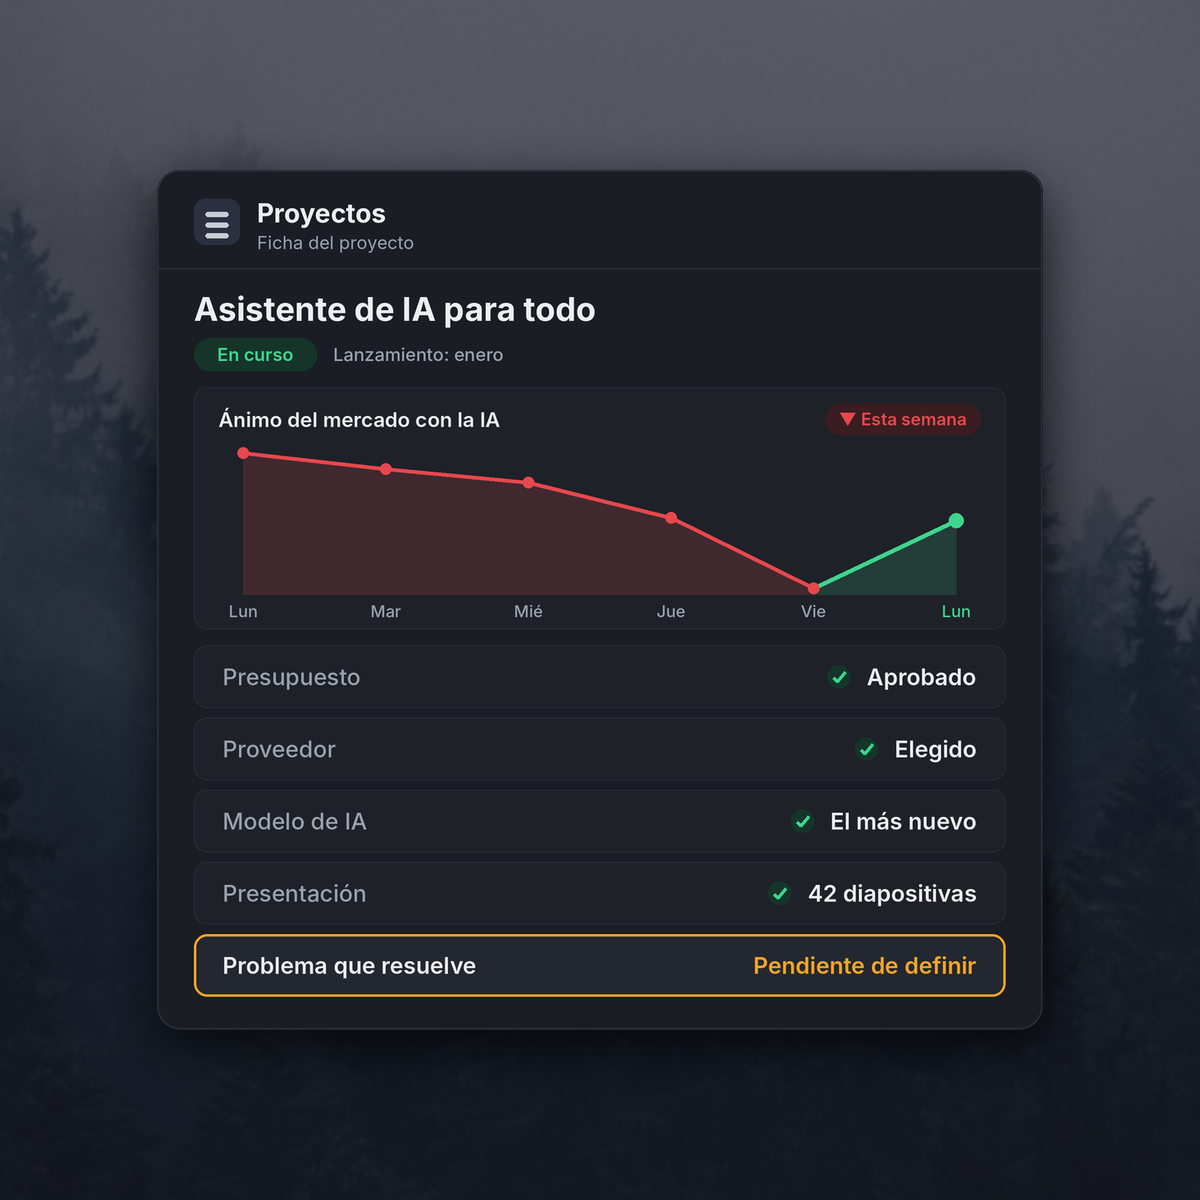

Python code for this plot:
import sys; sys.path.insert(0,__import__('os').path.join(__import__('os').path.dirname(__file__),'..','plantilla'))
from pantalla import *
from PIL import Image as _I, ImageDraw as _D
# Post del 25/11/2026 (v3, mezcla de v1 y v2): ficha del proyecto de IA con el ánimo del mercado de la semana.
# Todo en verde menos para qué sirve; el mercado, en rojo toda la semana y rebote el lunes.
c=Canvas()
c.card(60,60,1140,1108)
# cabecera
c.rect(105,95,161,151,"#2b3040",r=14)
for i in range(3):
    c.rect(119,111+i*13,147,117+i*13,"#c9ced6",r=3)
c.text((182,93),"Proyectos","b",32)
c.text((182,135),"Ficha del proyecto","r",22,SUB)
c.line(60,180,1140,180)
# título
c.text((105,205),"Asistente de IA para todo","b",40)
c.rect(105,265,255,305,"#16352a",r=20)
c.text((180,285),"En curso","sb",22,GRN,"mm")
c.text((275,285),"Lanzamiento: enero","m",22,SUB,"lm")

# panel del mercado
bx0,by0,bx1,by1=105,325,1095,620
c.rect(bx0,by0,bx1,by1,"#1e2128",r=16,outline=LINE,width=1)
c.text((bx0+30,by0+24),"Ánimo del mercado con la IA","sb",25,TXT)
c.rect(bx1-220,by0+20,bx1-30,by0+58,"#3a1d20",r=19)
c.text((bx1-125,by0+39),"▼ Esta semana","sb",21,RED,"mm")
gx0,gx1,gy0,gy1=bx0+60,bx1-60,by0+80,by1-50
days=["Lun","Mar","Mié","Jue","Vie","Lun"]
vals=[0.0,0.12,0.22,0.48,1.0,0.5]
step=(gx1-gx0)/5
pts=[(gx0+i*step, gy0+v*(gy1-gy0)) for i,v in enumerate(vals)]
over=_I.new("RGBA",c.img.size,(0,0,0,0)); od=_D.Draw(over)
od.polygon([(R(x),R(y)) for x,y in pts[:5]]+[(R(pts[4][0]),R(gy1+8)),(R(pts[0][0]),R(gy1+8))],fill=(229,72,77,45))
od.polygon([(R(pts[4][0]),R(pts[4][1])),(R(pts[5][0]),R(pts[5][1])),(R(pts[5][0]),R(gy1+8)),(R(pts[4][0]),R(gy1+8))],fill=(61,214,140,40))
c.img.paste(over,(0,0),over); c.d=ImageDraw.Draw(c.img)
for i in range(4): c.line(pts[i][0],pts[i][1],pts[i+1][0],pts[i+1][1],RED,5)
c.line(pts[4][0],pts[4][1],pts[5][0],pts[5][1],GRN,5)
for x,y in pts[:5]: c.d.ellipse([R(x-7),R(y-7),R(x+7),R(y+7)],fill=RED)
x,y=pts[5]; c.d.ellipse([R(x-9),R(y-9),R(x+9),R(y+9)],fill=GRN)
for i,d in enumerate(days):
    c.text((gx0+i*step,by1-22),d,"m",20,GRN if i==5 else SUB,"mm")

# filas
rows=[("Presupuesto","Aprobado",GRN),
      ("Proveedor","Elegido",GRN),
      ("Modelo de IA","El más nuevo",GRN),
      ("Presentación","42 diapositivas",GRN),
      ("Problema que resuelve","Pendiente de definir",AMB)]
y=640
for lab,val,col in rows:
    hl=(col==AMB)
    c.rect(105,y,1095,y+76,"#232730" if hl else "#1e2128",r=16,outline=AMB if hl else LINE,width=3 if hl else 1)
    c.text((140,y+38),lab,"sb" if hl else "m",28,TXT if hl else SUB,"lm")
    if hl:
        c.text((1060,y+38),val,"sb",28,AMB,"rm")
    else:
        tw=c.tw(val,"sb",28)
        c.text((1060,y+38),val,"sb",28,TXT,"rm")
        cx=1060-tw-34; cy=y+38
        c.d.ellipse([R(cx-14),R(cy-14),R(cx+14),R(cy+14)],fill="#16352a")
        c.line(cx-7,cy+1,cx-2,cy+6,GRN,4); c.line(cx-2,cy+6,cx+8,cy-6,GRN,4)
    y+=88
c.save(sys.argv[1])
